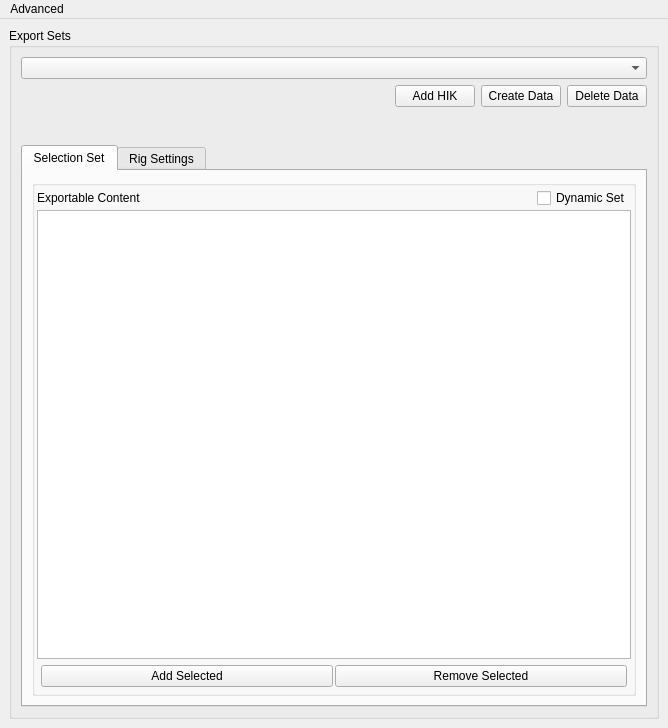
<?xml version="1.0" encoding="UTF-8"?>
<ui version="4.0">
 <class>exportWindow</class>
 <widget class="QMainWindow" name="exportWindow">
  <property name="geometry">
   <rect>
    <x>0</x>
    <y>0</y>
    <width>668</width>
    <height>728</height>
   </rect>
  </property>
  <property name="windowTitle">
   <string>Cascadeur : Export</string>
  </property>
  <widget class="QWidget" name="centralwidget">
   <layout class="QVBoxLayout" name="verticalLayout">
    <item>
     <widget class="QGroupBox" name="create_sets_group">
      <property name="title">
       <string>Export Sets</string>
      </property>
      <layout class="QVBoxLayout" name="verticalLayout_4">
       <item>
        <widget class="QComboBox" name="scene_list"/>
       </item>
       <item>
        <layout class="QHBoxLayout" name="horizontalLayout_2">
         <property name="topMargin">
          <number>0</number>
         </property>
         <property name="bottomMargin">
          <number>32</number>
         </property>
         <item>
          <spacer name="horizontalSpacer_3">
           <property name="orientation">
            <enum>Qt::Horizontal</enum>
           </property>
           <property name="sizeHint" stdset="0">
            <size>
             <width>40</width>
             <height>20</height>
            </size>
           </property>
          </spacer>
         </item>
         <item>
          <widget class="QPushButton" name="add_hik_button">
           <property name="text">
            <string>Add HIK</string>
           </property>
          </widget>
         </item>
         <item>
          <widget class="QPushButton" name="create_data_button">
           <property name="text">
            <string>Create Data</string>
           </property>
          </widget>
         </item>
         <item>
          <widget class="QPushButton" name="delete_data_button">
           <property name="text">
            <string>Delete Data</string>
           </property>
          </widget>
         </item>
        </layout>
       </item>
       <item>
        <widget class="QTabWidget" name="tabs">
         <property name="currentIndex">
          <number>0</number>
         </property>
         <property name="documentMode">
          <bool>false</bool>
         </property>
         <property name="tabsClosable">
          <bool>false</bool>
         </property>
         <widget class="QWidget" name="selection_tab">
          <attribute name="title">
           <string>Selection Set</string>
          </attribute>
          <layout class="QHBoxLayout" name="horizontalLayout_4">
           <item>
            <widget class="QGroupBox" name="export_data_group">
             <property name="title">
              <string/>
             </property>
             <layout class="QVBoxLayout" name="verticalLayout_3">
              <property name="spacing">
               <number>2</number>
              </property>
              <property name="leftMargin">
               <number>2</number>
              </property>
              <property name="topMargin">
               <number>2</number>
              </property>
              <property name="rightMargin">
               <number>2</number>
              </property>
              <property name="bottomMargin">
               <number>2</number>
              </property>
              <item>
               <layout class="QHBoxLayout" name="horizontalLayout_5">
                <property name="topMargin">
                 <number>0</number>
                </property>
                <item>
                 <widget class="QLabel" name="label">
                  <property name="text">
                   <string>Exportable Content</string>
                  </property>
                 </widget>
                </item>
                <item>
                 <spacer name="horizontalSpacer_4">
                  <property name="orientation">
                   <enum>Qt::Horizontal</enum>
                  </property>
                  <property name="sizeHint" stdset="0">
                   <size>
                    <width>40</width>
                    <height>20</height>
                   </size>
                  </property>
                 </spacer>
                </item>
                <item>
                 <widget class="QCheckBox" name="dynamic_set">
                  <property name="text">
                   <string>Dynamic Set</string>
                  </property>
                 </widget>
                </item>
               </layout>
              </item>
              <item>
               <widget class="QListWidget" name="export_list">
                <property name="alternatingRowColors">
                 <bool>true</bool>
                </property>
                <property name="selectionMode">
                 <enum>QAbstractItemView::MultiSelection</enum>
                </property>
               </widget>
              </item>
              <item>
               <layout class="QHBoxLayout" name="extra_button_group">
                <property name="leftMargin">
                 <number>4</number>
                </property>
                <property name="topMargin">
                 <number>4</number>
                </property>
                <property name="rightMargin">
                 <number>4</number>
                </property>
                <property name="bottomMargin">
                 <number>4</number>
                </property>
                <item>
                 <widget class="QPushButton" name="add_extras">
                  <property name="text">
                   <string>Add Selected</string>
                  </property>
                 </widget>
                </item>
                <item>
                 <widget class="QPushButton" name="remove_extras">
                  <property name="text">
                   <string>Remove Selected</string>
                  </property>
                 </widget>
                </item>
               </layout>
              </item>
             </layout>
            </widget>
           </item>
          </layout>
         </widget>
         <widget class="QWidget" name="rig_tab">
          <attribute name="title">
           <string>Rig Settings</string>
          </attribute>
          <layout class="QVBoxLayout" name="verticalLayout_6">
           <item>
            <layout class="QGridLayout" name="qrig_group">
             <property name="sizeConstraint">
              <enum>QLayout::SetDefaultConstraint</enum>
             </property>
             <property name="leftMargin">
              <number>4</number>
             </property>
             <property name="topMargin">
              <number>16</number>
             </property>
             <property name="rightMargin">
              <number>4</number>
             </property>
             <property name="bottomMargin">
              <number>4</number>
             </property>
             <item row="0" column="0">
              <widget class="QLabel" name="chest_joint_label">
               <property name="maximumSize">
                <size>
                 <width>16777215</width>
                 <height>16777215</height>
                </size>
               </property>
               <property name="layoutDirection">
                <enum>Qt::LeftToRight</enum>
               </property>
               <property name="text">
                <string>Chest Joint</string>
               </property>
               <property name="alignment">
                <set>Qt::AlignRight|Qt::AlignTrailing|Qt::AlignVCenter</set>
               </property>
              </widget>
             </item>
             <item row="1" column="2">
              <widget class="QPushButton" name="clear_left_weapon">
               <property name="maximumSize">
                <size>
                 <width>24</width>
                 <height>24</height>
                </size>
               </property>
               <property name="text">
                <string>X</string>
               </property>
               <property name="flat">
                <bool>true</bool>
               </property>
              </widget>
             </item>
             <item row="0" column="1">
              <widget class="QComboBox" name="spine_list"/>
             </item>
             <item row="1" column="1">
              <widget class="DropLineEdit" name="left_weapon_node">
               <property name="readOnly">
                <bool>true</bool>
               </property>
               <property name="placeholderText">
                <string>drag-n-drop joint here</string>
               </property>
              </widget>
             </item>
             <item row="1" column="0">
              <widget class="QLabel" name="left_weapon_label">
               <property name="maximumSize">
                <size>
                 <width>16777215</width>
                 <height>16777215</height>
                </size>
               </property>
               <property name="frameShape">
                <enum>QFrame::NoFrame</enum>
               </property>
               <property name="text">
                <string>Left Weapon Joint</string>
               </property>
               <property name="alignment">
                <set>Qt::AlignRight|Qt::AlignTrailing|Qt::AlignVCenter</set>
               </property>
              </widget>
             </item>
             <item row="2" column="1">
              <widget class="DropLineEdit" name="right_weapon_node">
               <property name="placeholderText">
                <string>drag-n-drop joint here</string>
               </property>
              </widget>
             </item>
             <item row="2" column="2">
              <widget class="QPushButton" name="clear_right_weapon">
               <property name="maximumSize">
                <size>
                 <width>24</width>
                 <height>24</height>
                </size>
               </property>
               <property name="text">
                <string>X</string>
               </property>
               <property name="iconSize">
                <size>
                 <width>16</width>
                 <height>16</height>
                </size>
               </property>
               <property name="flat">
                <bool>true</bool>
               </property>
              </widget>
             </item>
             <item row="2" column="0">
              <widget class="QLabel" name="right_weapon_label">
               <property name="text">
                <string>Right Weapon Joint</string>
               </property>
              </widget>
             </item>
            </layout>
           </item>
           <item>
            <widget class="Line" name="line">
             <property name="orientation">
              <enum>Qt::Horizontal</enum>
             </property>
            </widget>
           </item>
           <item>
            <layout class="QHBoxLayout" name="checkbox_group">
             <property name="topMargin">
              <number>0</number>
             </property>
             <item>
              <spacer name="horizontalSpacer">
               <property name="orientation">
                <enum>Qt::Horizontal</enum>
               </property>
               <property name="sizeHint" stdset="0">
                <size>
                 <width>40</width>
                 <height>20</height>
                </size>
               </property>
              </spacer>
             </item>
             <item>
              <widget class="QCheckBox" name="align_pelvis">
               <property name="text">
                <string>align pelvis</string>
               </property>
              </widget>
             </item>
             <item>
              <widget class="QCheckBox" name="create_layers">
               <property name="text">
                <string>create layers</string>
               </property>
              </widget>
             </item>
             <item>
              <spacer name="horizontalSpacer_2">
               <property name="orientation">
                <enum>Qt::Horizontal</enum>
               </property>
               <property name="sizeHint" stdset="0">
                <size>
                 <width>40</width>
                 <height>20</height>
                </size>
               </property>
              </spacer>
             </item>
            </layout>
           </item>
           <item>
            <widget class="Line" name="line_2">
             <property name="orientation">
              <enum>Qt::Horizontal</enum>
             </property>
            </widget>
           </item>
           <item>
            <widget class="QWidget" name="twist_settings" native="true">
             <layout class="QGridLayout" name="gridLayout_2">
              <item row="4" column="4">
               <widget class="QComboBox" name="right_forearm_twist">
                <item>
                 <property name="text">
                  <string>X</string>
                 </property>
                </item>
                <item>
                 <property name="text">
                  <string>Y</string>
                 </property>
                </item>
                <item>
                 <property name="text">
                  <string>Z</string>
                 </property>
                </item>
               </widget>
              </item>
              <item row="4" column="2">
               <widget class="QComboBox" name="left_forearm_twist">
                <item>
                 <property name="text">
                  <string>X</string>
                 </property>
                </item>
                <item>
                 <property name="text">
                  <string>Y</string>
                 </property>
                </item>
                <item>
                 <property name="text">
                  <string>Z</string>
                 </property>
                </item>
               </widget>
              </item>
              <item row="3" column="4">
               <widget class="QComboBox" name="right_arm_twist">
                <item>
                 <property name="text">
                  <string>X</string>
                 </property>
                </item>
                <item>
                 <property name="text">
                  <string>Y</string>
                 </property>
                </item>
                <item>
                 <property name="text">
                  <string>Z</string>
                 </property>
                </item>
               </widget>
              </item>
              <item row="4" column="3">
               <widget class="QLabel" name="right_forearm">
                <property name="text">
                 <string>Right Forearm</string>
                </property>
                <property name="alignment">
                 <set>Qt::AlignRight|Qt::AlignTrailing|Qt::AlignVCenter</set>
                </property>
               </widget>
              </item>
              <item row="4" column="5">
               <spacer name="horizontalSpacer_6">
                <property name="orientation">
                 <enum>Qt::Horizontal</enum>
                </property>
                <property name="sizeHint" stdset="0">
                 <size>
                  <width>40</width>
                  <height>20</height>
                 </size>
                </property>
               </spacer>
              </item>
              <item row="5" column="1">
               <widget class="QLabel" name="left_upper_leg">
                <property name="text">
                 <string>Left Upper Leg</string>
                </property>
               </widget>
              </item>
              <item row="1" column="4">
               <widget class="QComboBox" name="global_twist">
                <item>
                 <property name="text">
                  <string>X</string>
                 </property>
                </item>
                <item>
                 <property name="text">
                  <string>Y</string>
                 </property>
                </item>
                <item>
                 <property name="text">
                  <string>Z</string>
                 </property>
                </item>
               </widget>
              </item>
              <item row="7" column="4">
               <spacer name="verticalSpacer">
                <property name="orientation">
                 <enum>Qt::Vertical</enum>
                </property>
                <property name="sizeHint" stdset="0">
                 <size>
                  <width>20</width>
                  <height>40</height>
                 </size>
                </property>
               </spacer>
              </item>
              <item row="4" column="0">
               <spacer name="horizontalSpacer_5">
                <property name="orientation">
                 <enum>Qt::Horizontal</enum>
                </property>
                <property name="sizeHint" stdset="0">
                 <size>
                  <width>40</width>
                  <height>20</height>
                 </size>
                </property>
               </spacer>
              </item>
              <item row="1" column="3">
               <widget class="QLabel" name="global_twist_axis">
                <property name="text">
                 <string>Global Twist Axis</string>
                </property>
                <property name="alignment">
                 <set>Qt::AlignRight|Qt::AlignTrailing|Qt::AlignVCenter</set>
                </property>
               </widget>
              </item>
              <item row="2" column="4">
               <spacer name="verticalSpacer_2">
                <property name="orientation">
                 <enum>Qt::Vertical</enum>
                </property>
                <property name="sizeType">
                 <enum>QSizePolicy::Fixed</enum>
                </property>
                <property name="sizeHint" stdset="0">
                 <size>
                  <width>20</width>
                  <height>16</height>
                 </size>
                </property>
               </spacer>
              </item>
              <item row="3" column="3">
               <widget class="QLabel" name="right_arm">
                <property name="text">
                 <string>Right Arm</string>
                </property>
                <property name="alignment">
                 <set>Qt::AlignRight|Qt::AlignTrailing|Qt::AlignVCenter</set>
                </property>
               </widget>
              </item>
              <item row="4" column="1">
               <widget class="QLabel" name="left_forearm">
                <property name="text">
                 <string>Left Forearm</string>
                </property>
                <property name="alignment">
                 <set>Qt::AlignRight|Qt::AlignTrailing|Qt::AlignVCenter</set>
                </property>
               </widget>
              </item>
              <item row="3" column="1">
               <widget class="QLabel" name="left_arm">
                <property name="text">
                 <string>Left Arm</string>
                </property>
                <property name="alignment">
                 <set>Qt::AlignRight|Qt::AlignTrailing|Qt::AlignVCenter</set>
                </property>
               </widget>
              </item>
              <item row="5" column="2">
               <widget class="QComboBox" name="left_upper_leg_twist">
                <item>
                 <property name="text">
                  <string>X</string>
                 </property>
                </item>
                <item>
                 <property name="text">
                  <string>Y</string>
                 </property>
                </item>
                <item>
                 <property name="text">
                  <string>Z</string>
                 </property>
                </item>
               </widget>
              </item>
              <item row="6" column="2">
               <widget class="QComboBox" name="left_leg_twist">
                <item>
                 <property name="text">
                  <string>X</string>
                 </property>
                </item>
                <item>
                 <property name="text">
                  <string>Y</string>
                 </property>
                </item>
                <item>
                 <property name="text">
                  <string>Z</string>
                 </property>
                </item>
               </widget>
              </item>
              <item row="3" column="2">
               <widget class="QComboBox" name="left_arm_twist">
                <property name="currentText">
                 <string>X</string>
                </property>
                <item>
                 <property name="text">
                  <string>X</string>
                 </property>
                </item>
                <item>
                 <property name="text">
                  <string>Y</string>
                 </property>
                </item>
                <item>
                 <property name="text">
                  <string>Z</string>
                 </property>
                </item>
               </widget>
              </item>
              <item row="6" column="3">
               <widget class="QLabel" name="right_leg">
                <property name="text">
                 <string>Right Leg</string>
                </property>
                <property name="alignment">
                 <set>Qt::AlignRight|Qt::AlignTrailing|Qt::AlignVCenter</set>
                </property>
               </widget>
              </item>
              <item row="5" column="3">
               <widget class="QLabel" name="right_upper_leg">
                <property name="text">
                 <string>Right Upper Leg</string>
                </property>
               </widget>
              </item>
              <item row="6" column="4">
               <widget class="QComboBox" name="right_leg_twist">
                <item>
                 <property name="text">
                  <string>X</string>
                 </property>
                </item>
                <item>
                 <property name="text">
                  <string>Y</string>
                 </property>
                </item>
                <item>
                 <property name="text">
                  <string>Z</string>
                 </property>
                </item>
               </widget>
              </item>
              <item row="6" column="1">
               <widget class="QLabel" name="left_leg">
                <property name="text">
                 <string>Left Leg</string>
                </property>
                <property name="alignment">
                 <set>Qt::AlignRight|Qt::AlignTrailing|Qt::AlignVCenter</set>
                </property>
               </widget>
              </item>
              <item row="5" column="4">
               <widget class="QComboBox" name="right_upper_leg_twist">
                <item>
                 <property name="text">
                  <string>X</string>
                 </property>
                </item>
                <item>
                 <property name="text">
                  <string>Y</string>
                 </property>
                </item>
                <item>
                 <property name="text">
                  <string>Z</string>
                 </property>
                </item>
               </widget>
              </item>
              <item row="1" column="2">
               <widget class="QPushButton" name="strength_percents">
                <property name="maximumSize">
                 <size>
                  <width>32</width>
                  <height>32</height>
                 </size>
                </property>
                <property name="text">
                 <string>%</string>
                </property>
                <property name="iconSize">
                 <size>
                  <width>16</width>
                  <height>16</height>
                 </size>
                </property>
               </widget>
              </item>
              <item row="1" column="1">
               <widget class="QLabel" name="label_2">
                <property name="text">
                 <string>Strength</string>
                </property>
                <property name="alignment">
                 <set>Qt::AlignRight|Qt::AlignTrailing|Qt::AlignVCenter</set>
                </property>
               </widget>
              </item>
             </layout>
            </widget>
           </item>
           <item>
            <spacer name="verticalSpacer_4">
             <property name="orientation">
              <enum>Qt::Vertical</enum>
             </property>
             <property name="sizeHint" stdset="0">
              <size>
               <width>20</width>
               <height>40</height>
              </size>
             </property>
            </spacer>
           </item>
           <item>
            <widget class="QGroupBox" name="rig_export_group">
             <property name="sizePolicy">
              <sizepolicy hsizetype="Preferred" vsizetype="Preferred">
               <horstretch>0</horstretch>
               <verstretch>0</verstretch>
              </sizepolicy>
             </property>
             <property name="title">
              <string>Export To</string>
             </property>
             <layout class="QHBoxLayout" name="horizontalLayout_3">
              <item>
               <widget class="QPushButton" name="rig_current_button">
                <property name="text">
                 <string>Current Scene</string>
                </property>
               </widget>
              </item>
              <item>
               <widget class="QPushButton" name="rig_new_button">
                <property name="text">
                 <string>New Scene</string>
                </property>
               </widget>
              </item>
             </layout>
            </widget>
           </item>
          </layout>
         </widget>
        </widget>
       </item>
      </layout>
     </widget>
    </item>
   </layout>
  </widget>
  <widget class="QMenuBar" name="menuBar">
   <property name="geometry">
    <rect>
     <x>0</x>
     <y>0</y>
     <width>668</width>
     <height>22</height>
    </rect>
   </property>
   <widget class="QMenu" name="menuAdvanced">
    <property name="title">
     <string>Advanced</string>
    </property>
    <addaction name="actionDerig"/>
   </widget>
   <addaction name="menuAdvanced"/>
  </widget>
  <action name="actionDerig">
   <property name="text">
    <string>Make rigless clone</string>
   </property>
  </action>
 </widget>
 <customwidgets>
  <customwidget>
   <class>DropLineEdit</class>
   <extends>QLineEdit</extends>
   <header>cg3dmaya/cascadeur/editor.py</header>
  </customwidget>
 </customwidgets>
 <resources/>
 <connections/>
</ui>
